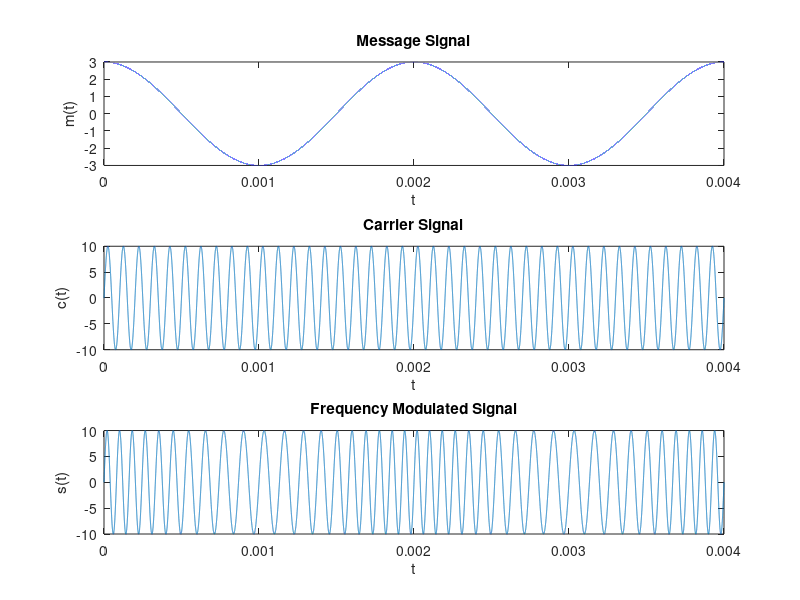

Here is the MATLAB script that generated this plot:
close all;
clear all;

t=linspace(0,0.004,100000);
m = 3*cos(2*pi*500*t);
s = 10*cos(2*pi*10000*t + 5*sin(2*pi*500*t)-pi/2);
c = 10*sin(2*pi*10000*t);
mi=5;

subplot(3,1,1);
plot(t,m);
xlabel('t');
ylabel('m(t)');
title('Message Signal');
subplot(3,1,2);
plot(t,c);
xlabel('t');
ylabel('c(t)');
title('Carrier Signal');
subplot(3,1,3);
plot(t,s);
xlabel('t');
ylabel('s(t)');
title('Frequency Modulated Signal');

Modulation_Index= mi
fm=500;
Ac=10;
Frequency_Deviation = mi*fm
TransmitPower=(Ac*Ac/2)
Bandwidth=(2*(mi+1)*fm)